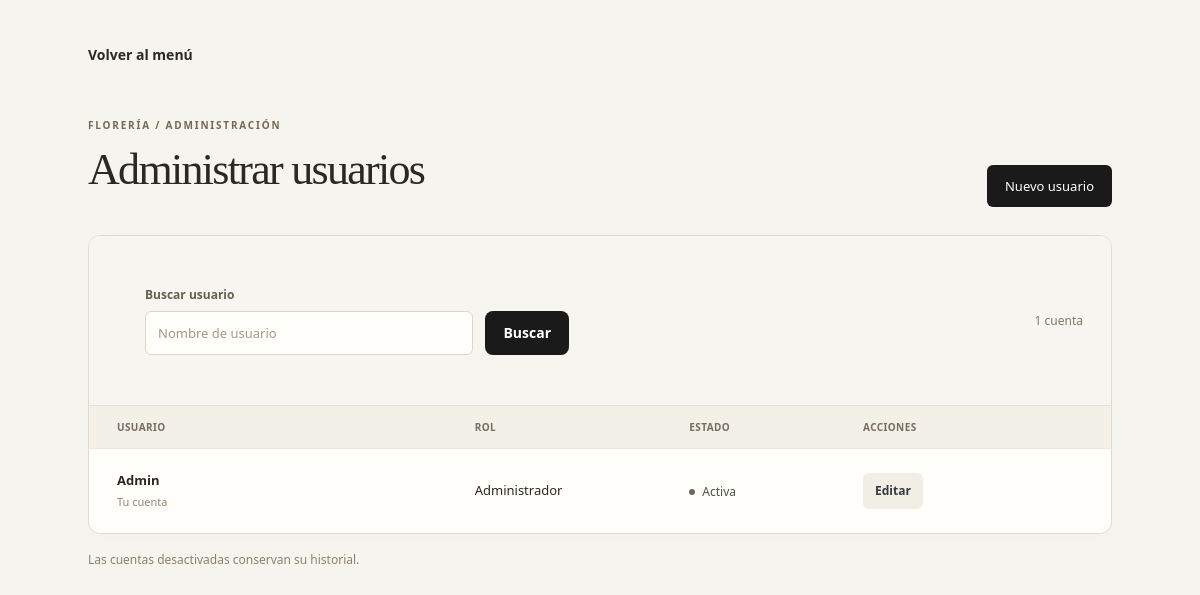
/usuarios.php (signed in), run on the app's committed database.
### tables this page shows
CREATE TABLE IF NOT EXISTS `usuarios` (
  `id` int NOT NULL AUTO_INCREMENT,
  `username` varchar(50) NOT NULL,
  `password` varchar(255) NOT NULL,
  `rol` enum('Administrador','Cajero') NOT NULL DEFAULT 'Cajero',
  PRIMARY KEY (`id`)
);

### backend/auth.php (called while the page is built, shortened)
<?php
function require_access($roles = ['Administrador', 'Cajero'], $api = true) {
    try {
        require __DIR__ . '/config.php';
        $conn = new PDO("mysql:host={$db['host']};dbname={$db['db']};charset=utf8mb4", $db['username'], $db['password'], [PDO::ATTR_ERRMODE => PDO::ERRMODE_EXCEPTION]);
        $stmt = $conn->prepare('SELECT id, username, rol, activo, version_sesion FROM usuarios WHERE id = ?');
        $stmt->execute([$_SESSION['user_id'] ?? 0]);
        $user = $stmt->fetch(PDO::FETCH_ASSOC);
    } catch (PDOException $e) {
        http_response_code(503);
        exit('Servicio temporalmente no disponible. Comprueba la actualización de la base de datos.');
    }
    return $user;
}

### usuarios.php (the view, shortened to what this page needs)
<?php
require_once __DIR__ . '/backend/auth.php';
$currentUser = require_access(['Administrador'], false);
function esc($v) { return htmlspecialchars((string)$v,ENT_QUOTES,'UTF-8'); }
$conn=inventoryDb();$error='';$message='';$editing=null;
$showForm=isset($_GET['nuevo'])||isset($_GET['editar']);
$isEditing=!empty($editing['id']);
$q=is_string($_GET['q']??null)?trim($_GET['q']):'';
$stmt=$conn->prepare('SELECT id,username,rol,activo,version_sesion FROM usuarios WHERE username LIKE ? ORDER BY activo DESC,username');$stmt->execute(['%'.$q.'%']);$accounts=$stmt->fetchAll(PDO::FETCH_ASSOC);
?>
<!doctype html>
<html lang="es">
<head>
    <link rel="stylesheet" href="css/usuarios.css?v=<?= filemtime(__DIR__ . '/css/usuarios.css') ?>">
    <link rel="stylesheet" href="css/catalogo.css?v=<?= filemtime(__DIR__.'/css/catalogo.css') ?>">
    <link rel="stylesheet" href="css/cuentas.css?v=<?= filemtime(__DIR__.'/css/cuentas.css') ?>">
</head>
<body>
<main class="catalog-page clean-workspace accounts-page <?= $showForm?'movement-page':'' ?>">
    <a class="back-link" href="<?= $showForm?'usuarios.php':'menu.php' ?>"><?= $showForm?'Volver a usuarios':'Volver al menú' ?></a>
    <header class="catalog-header">
        <div>
            <span class="eyebrow">FLORERÍA / ADMINISTRACIÓN</span>
            <h1><?= $showForm?($isEditing?'Editar cuenta':'Crear usuario'):'Administrar usuarios' ?></h1>
        </div>
        <?php if (!$showForm): ?><a class="action" href="usuarios.php?nuevo=1">Nuevo usuario</a><?php endif; ?>
    </header>
    <?php if ($showForm): ?>
    <section class="user-card">
        <form method="post" class="product-form account-form">
            <input type="hidden" name="csrf" value="<?= esc($_SESSION['csrf']) ?>">
            <input type="hidden" name="accion" value="<?= $isEditing?'editar':'crear' ?>">
            <input type="hidden" name="id" value="<?= (int)($editing['id']??0) ?>">
            <input type="hidden" name="version" value="<?= (int)($editing['version_sesion']??0) ?>">
            <div class="form-grid">
                <div class="field">
                    <label for="new-username">Nombre de usuario</label>
                    <input id="new-username" name="username" maxlength="50" required autocomplete="off" value="<?= esc($editing['username']??'') ?>" placeholder="Ej. cajero01">
                </div>
                <div class="field">
                    <label for="new-role">Rol</label>
                    <select id="new-role" name="rol"><?php foreach (['Cajero','Administrador'] as $role): ?><option <?= ($editing['rol']??'Cajero')===$role?'selected':'' ?>><?= $role ?></option><?php endforeach; ?></select>
                </div>
            </div>
            <?php if ($isEditing): ?>
            <details class="account-credentials" <?= $error?'open':'' ?>>
                <summary>Cambiar contraseña <span>Opcional</span></summary>
                <div class="credentials-fields">
                    <div class="field">
                        <label for="new-password">Nueva contraseña</label>
                        <input id="new-password" name="password" type="password" minlength="8" maxlength="72" autocomplete="new-password" placeholder="Al menos 8 caracteres">
                    </div>
                    <div class="field">
                        <label for="password-confirm">Repetir nueva contraseña</label>
                        <input id="password-confirm" name="password_confirm" type="password" maxlength="72" autocomplete="new-password">
                    </div>
                </div>
                <p class="field-note">Deja ambos campos vacíos para conservar la contraseña actual.</p>
            </details>
            <p class="account-session-note"><?= (int)$editing['id']===(int)$currentUser['id']?'Al guardar, tendrás que iniciar sesión nuevamente.':'Al guardar, esta cuenta deberá volver a iniciar sesión.' ?></p>
            <?php else: ?>
            <div class="field account-password">
                <label for="new-password">Contraseña</label>
                <input id="new-password" name="password" type="password" minlength="8" maxlength="72" autocomplete="new-password" required placeholder="Al menos 8 caracteres">
            </div>
            <?php endif; ?>
            <div class="form-actions">
                <a class="back-link" href="usuarios.php">Cancelar</a>
                <button><?= $isEditing?'Guardar cambios':'Crear usuario' ?></button>
            </div>
        </form>
    </section>
    <?php else: ?>
    <section class="user-card accounts-card" aria-label="Cuentas del equipo">
        <div class="accounts-toolbar">
            <form class="search accounts-search" method="get">
                <label for="q">Buscar usuario</label>
                <div><input id="q" name="q" value="<?= esc($q) ?>" placeholder="Nombre de usuario"><button>Buscar</button></div>
            </form>
            <div class="accounts-count"><?= count($accounts) ?> <?= count($accounts)===1?'cuenta':'cuentas' ?><?php if ($q!==''): ?><a href="usuarios.php">Ver todas</a><?php endif; ?></div>
        </div>
        <div class="table-wrap">
            <table class="accounts-table">
                <thead><tr><th scope="col">Usuario</th><th scope="col">Rol</th><th scope="col">Estado</th><th scope="col">Acciones</th></tr></thead>
                <tbody>
                <?php foreach ($accounts as $account): ?>
                <tr>
                    <td><strong><?= esc($account['username']) ?></strong><?php if ((int)$account['id']===(int)$currentUser['id']): ?><small class="own-account">Tu cuenta</small><?php endif; ?></td>
                    <td><?= esc($account['rol']) ?></td>
                    <td><span class="account-status <?= $account['activo']?'':'account-inactive' ?>"><?= $account['activo']?'Activa':'Inactiva' ?></span></td>
                    <td><div class="row-actions">
                        <a class="edit-link" href="usuarios.php?editar=<?= (int)$account['id'] ?>">Editar</a>
                    </div></td>
                </tr>
                <?php endforeach; ?>
                </tbody>
            </table>
        </div>
    </section>
    <p class="accounts-footer">Las cuentas desactivadas conservan su historial.</p>
    <?php endif; ?>
</main>
</body>
</html>

### css/usuarios.css (style rules this page uses)
:root { font-family: "Segoe UI", Arial, sans-serif; color: #202727; background: #f3f5f4; font-synthesis: none; }
* { box-sizing: border-box; }
body { margin: 0; }
.back-link { display: inline-flex; gap: 10px; align-items: center; margin-bottom: 24px; color: #1a1a1a; text-decoration: none; font-size: 14px; font-weight: 600; }
.user-card { background: white; border: 1px solid #dde3df; border-radius: 18px; overflow: hidden; box-shadow: 0 12px 36px #20372a09; }
h1 { font-size: clamp(25px, 4vw, 32px); margin: 12px 0; font-weight: 650; letter-spacing: -.7px; line-height: 1.2; }
p { line-height: 1.65; }
label { display: block; margin-bottom: 8px; font-size: 14px; font-weight: 600; }
input, select { width: 100%; min-height: 46px; border: 1px solid #ced8d1; border-radius: 8px; padding: 11px 12px; background: white; color: #202727; font: inherit; font-size: 14px; }
input::placeholder { color: #818b85; }
small { display: block; margin-top: 7px; color: #68766e; font-size: 12px; line-height: 1.5; }
button { display: flex; width: 100%; align-items: center; justify-content: space-between; min-height: 48px; border: 0; border-radius: 8px; padding: 12px 18px; background: #1a1a1a; color: white; font: inherit; font-size: 14px; font-weight: 600; cursor: pointer; }
.back-link[href$="menu.php"], .back-link[href$="menu.php"]:visited, .catalog-page > .back-link[href="consulta.php"], .catalog-page > .back-link[href="consulta.php"]:visited { min-height: 44px; padding: 8px 12px; margin-left: -12px; border: 0; border-radius: 6px; background: transparent; color: #292823; }

### css/catalogo.css (style rules this page uses)
:root { color: #292823; background: #f6f4ef; }
.catalog-page { max-width: 1200px; margin: auto; padding: 32px 28px 64px; }
.catalog-page a, .catalog-page a:hover, .catalog-page a:visited { text-decoration: none; }
.back-link, .back-link:hover { color: #292823; }
.catalog-header { display: flex; justify-content: space-between; align-items: flex-end; gap: 24px; margin: 12px 0 32px; }
.eyebrow { font-size: 10px; letter-spacing: 1.8px; font-weight: 700; color: #756952; }
.catalog-header h1 { font-family: Georgia, serif; font-size: clamp(30px, 4vw, 44px); font-weight: 400; letter-spacing: -1.7px; margin: 10px 0; }
label { font-size: 13px; font-weight: 600; color: #4b463c; }
input, select, textarea { background: #fffefa; color: #292823; border: 1px solid #dcd6c9; border-radius: 6px; min-height: 44px; font-size: 13px; }
input::placeholder, textarea::placeholder { color: #a09a8c; }
button { background: #1a1a1a; }
.action { display: inline-block; background: #1a1a1a; color: white; padding: 12px 18px; border-radius: 6px; text-decoration: none; white-space: nowrap; font-size: 13px; }
.search { padding: 24px; }
.search > div { display: flex; gap: 12px; }
.search button { width: auto; min-height: 44px; }
.table-wrap { overflow-x: auto; }
table { width: 100%; border-collapse: collapse; font-size: 13px; text-align: left; }
th { background: #f1eee5; font-size: 11px; color: #756e61; font-weight: 600; }
th, td { padding: 16px; border-top: 1px solid #e6e1d7; }
td small { color: #817a6b; }
.edit-link { display: inline-block; padding: 8px 12px; border-radius: 6px; color: #1a1a1a; font-weight: 600; background: #f1eee5; }
.row-actions { display: flex; align-items: center; gap: 8px; }
.clean-workspace .user-card { background: #fffefa; border: 1px solid #dfd9cd; border-radius: 18px; box-shadow: 0 10px 36px #463d2c06; }
.clean-workspace .search { padding: 24px 28px; background: #f7f5ef; }
.clean-workspace label { font-size: 12px; color: #655e52; }
.clean-workspace input, .clean-workspace select, .clean-workspace textarea { background: #fffefa; }
.clean-workspace th { background: #f7f5ef; color: #756e61; font-size: 10px; text-transform: uppercase; letter-spacing: .4px; }
.clean-workspace td { padding-top: 20px; padding-bottom: 20px; border-color: #eee9de; }
.clean-workspace .edit-link { color: #343a40; background: #f1eee5; }
.catalog-page.clean-workspace > .back-link, .catalog-page.clean-workspace > .back-link:visited { min-height: 44px; padding: 8px 12px; margin-left: -12px; border: 0; border-radius: 6px; background: transparent; color: #292823; }
.clean-workspace .accounts-toolbar { background: #f7f5ef; }

### data on the page
usuarios: username "Admin", shows "Tu cuenta", rol "Administrador", activo "Activa"

### other printed values
count($accounts) "1"
